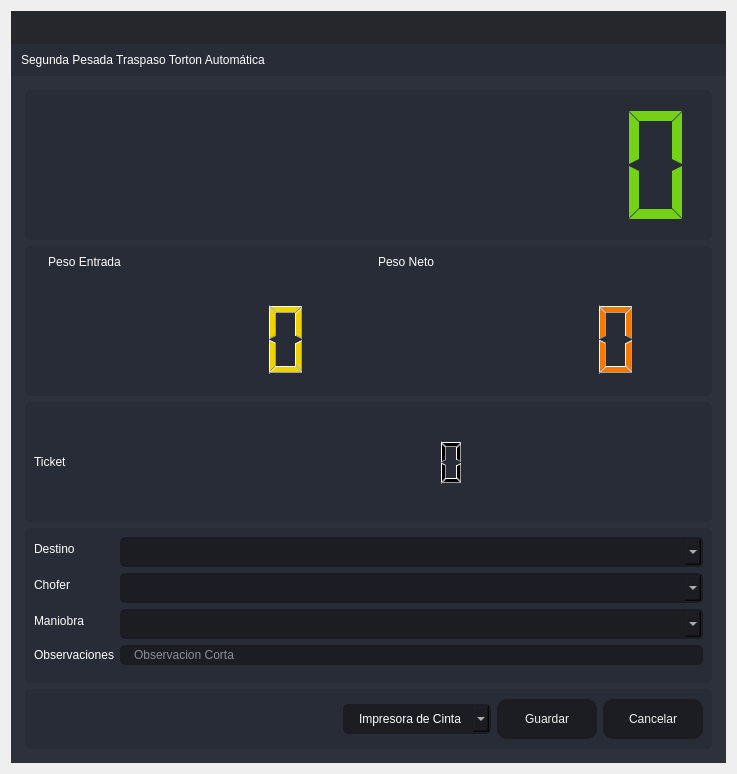
<?xml version="1.0" encoding="UTF-8"?>
<ui version="4.0">
 <class>SegundaPTA</class>
 <widget class="QDialog" name="SegundaPTA">
  <property name="windowModality">
   <enum>Qt::ApplicationModal</enum>
  </property>
  <property name="geometry">
   <rect>
    <x>0</x>
    <y>0</y>
    <width>737</width>
    <height>774</height>
   </rect>
  </property>
  <property name="minimumSize">
   <size>
    <width>737</width>
    <height>774</height>
   </size>
  </property>
  <property name="maximumSize">
   <size>
    <width>737</width>
    <height>774</height>
   </size>
  </property>
  <property name="windowTitle">
   <string>Segunda Pesada Traspaso Torton Automática</string>
  </property>
  <property name="windowIcon">
   <iconset resource="files.qrc">
    <normaloff>:/16x16/icons/16x16/logo.png</normaloff>:/16x16/icons/16x16/logo.png</iconset>
  </property>
  <layout class="QVBoxLayout" name="verticalLayout_6">
   <item>
    <widget class="QFrame" name="frame_main">
     <property name="styleSheet">
      <string notr="true">/* LINE EDIT */
QLineEdit {
	background-color: rgb(27, 29, 35);
	border-radius: 5px;
	border: 2px solid rgb(27, 29, 35);
	padding-left: 10px;
}
QLineEdit:hover {
	border: 2px solid rgb(64, 71, 88);
}
QLineEdit:focus {
	border: 2px solid rgb(91, 101, 124);
}

/* SCROLL BARS */
QScrollBar:horizontal {
    border: none;
    background: rgb(52, 59, 72);
    height: 14px;
    margin: 0px 21px 0 21px;
	border-radius: 0px;
}
QScrollBar::handle:horizontal {
    background: rgb(85, 170, 255);
    min-width: 25px;
	border-radius: 7px
}
QScrollBar::add-line:horizontal {
    border: none;
    background: rgb(55, 63, 77);
    width: 20px;
	border-top-right-radius: 7px;
    border-bottom-right-radius: 7px;
    subcontrol-position: right;
    subcontrol-origin: margin;
}
QScrollBar::sub-line:horizontal {
    border: none;
    background: rgb(55, 63, 77);
    width: 20px;
	border-top-left-radius: 7px;
    border-bottom-left-radius: 7px;
    subcontrol-position: left;
    subcontrol-origin: margin;
}
QScrollBar::up-arrow:horizontal, QScrollBar::down-arrow:horizontal
{
     background: none;
}
QScrollBar::add-page:horizontal, QScrollBar::sub-page:horizontal
{
     background: none;
}
 QScrollBar:vertical {
	border: none;
    background: rgb(52, 59, 72);
    width: 14px;
    margin: 21px 0 21px 0;
	border-radius: 0px;
 }
 QScrollBar::handle:vertical {	
	background: rgb(85, 170, 255);
    min-height: 25px;
	border-radius: 7px
 }
 QScrollBar::add-line:vertical {
     border: none;
    background: rgb(55, 63, 77);
     height: 20px;
	border-bottom-left-radius: 7px;
    border-bottom-right-radius: 7px;
     subcontrol-position: bottom;
     subcontrol-origin: margin;
 }
 QScrollBar::sub-line:vertical {
	border: none;
    background: rgb(55, 63, 77);
     height: 20px;
	border-top-left-radius: 7px;
    border-top-right-radius: 7px;
     subcontrol-position: top;
     subcontrol-origin: margin;
 }
 QScrollBar::up-arrow:vertical, QScrollBar::down-arrow:vertical {
     background: none;
 }

 QScrollBar::add-page:vertical, QScrollBar::sub-page:vertical {
     background: none;
 }

/* CHECKBOX */
QCheckBox::indicator {
    border: 3px solid rgb(52, 59, 72);
	width: 15px;
	height: 15px;
	border-radius: 10px;
    background: rgb(44, 49, 60);
}
QCheckBox::indicator:hover {
    border: 3px solid rgb(58, 66, 81);
}
QCheckBox::indicator:checked {
    background: 3px solid rgb(52, 59, 72);
	border: 3px solid rgb(52, 59, 72);	
	background-image: url(:/16x16/icons/16x16/cil-check-alt.png);
}

/* RADIO BUTTON */
QRadioButton::indicator {
    border: 3px solid rgb(52, 59, 72);
	width: 15px;
	height: 15px;
	border-radius: 10px;
    background: rgb(44, 49, 60);
}
QRadioButton::indicator:hover {
    border: 3px solid rgb(58, 66, 81);
}
QRadioButton::indicator:checked {
    background: 3px solid rgb(94, 106, 130);
	border: 3px solid rgb(52, 59, 72);	
}

/* COMBOBOX */
QComboBox{
	background-color: rgb(27, 29, 35);
	border-radius: 5px;
	border: 2px solid rgb(27, 29, 35);
	padding: 5px;
	padding-left: 10px;
}
QComboBox:hover{
	border: 2px solid rgb(64, 71, 88);
}
QComboBox::drop-down {
	subcontrol-origin: padding;
	subcontrol-position: top right;
	width: 25px; 
	border-left-width: 3px;
	border-left-color: rgba(39, 44, 54, 150);
	border-left-style: solid;
	border-top-right-radius: 3px;
	border-bottom-right-radius: 3px;	
	background-image: url(:/16x16/icons/16x16/cil-arrow-bottom.png);
	background-position: center;
	background-repeat: no-reperat;
 }
QComboBox QAbstractItemView {
	color: rgb(85, 170, 255);	
	background-color: rgb(27, 29, 35);
	padding: 10px;
	selection-background-color: rgb(39, 44, 54);
}

/* SLIDERS */
QSlider::groove:horizontal {
    border-radius: 9px;
    height: 18px;
	margin: 0px;
	background-color: rgb(52, 59, 72);
}
QSlider::groove:horizontal:hover {
	background-color: rgb(55, 62, 76);
}
QSlider::handle:horizontal {
    background-color: rgb(85, 170, 255);
    border: none;
    height: 18px;
    width: 18px;
    margin: 0px;
	border-radius: 9px;
}
QSlider::handle:horizontal:hover {
    background-color: rgb(105, 180, 255);
}
QSlider::handle:horizontal:pressed {
    background-color: rgb(65, 130, 195);
}

QSlider::groove:vertical {
    border-radius: 9px;
    width: 18px;
    margin: 0px;
	background-color: rgb(52, 59, 72);
}
QSlider::groove:vertical:hover {
	background-color: rgb(55, 62, 76);
}
QSlider::handle:vertical {
    background-color: rgb(85, 170, 255);
	border: none;
    height: 18px;
    width: 18px;
    margin: 0px;
	border-radius: 9px;
}
QSlider::handle:vertical:hover {
    background-color: rgb(105, 180, 255);
}
QSlider::handle:vertical:pressed {
    background-color: rgb(65, 130, 195);
}

</string>
     </property>
     <property name="frameShape">
      <enum>QFrame::NoFrame</enum>
     </property>
     <property name="frameShadow">
      <enum>QFrame::Raised</enum>
     </property>
     <layout class="QVBoxLayout" name="verticalLayout">
      <property name="spacing">
       <number>0</number>
      </property>
      <property name="leftMargin">
       <number>0</number>
      </property>
      <property name="topMargin">
       <number>0</number>
      </property>
      <property name="rightMargin">
       <number>0</number>
      </property>
      <property name="bottomMargin">
       <number>0</number>
      </property>
      <item>
       <widget class="QFrame" name="frame_top">
        <property name="minimumSize">
         <size>
          <width>0</width>
          <height>65</height>
         </size>
        </property>
        <property name="maximumSize">
         <size>
          <width>16777215</width>
          <height>65</height>
         </size>
        </property>
        <property name="styleSheet">
         <string notr="true">background-color: transparent;</string>
        </property>
        <property name="frameShape">
         <enum>QFrame::NoFrame</enum>
        </property>
        <property name="frameShadow">
         <enum>QFrame::Raised</enum>
        </property>
        <layout class="QHBoxLayout" name="horizontalLayout_3">
         <property name="spacing">
          <number>0</number>
         </property>
         <property name="leftMargin">
          <number>0</number>
         </property>
         <property name="topMargin">
          <number>0</number>
         </property>
         <property name="rightMargin">
          <number>0</number>
         </property>
         <property name="bottomMargin">
          <number>0</number>
         </property>
         <item>
          <widget class="QFrame" name="frame_toggle">
           <property name="maximumSize">
            <size>
             <width>70</width>
             <height>16777215</height>
            </size>
           </property>
           <property name="styleSheet">
            <string notr="true">background-color: rgb(27, 29, 35);</string>
           </property>
           <property name="frameShape">
            <enum>QFrame::NoFrame</enum>
           </property>
           <property name="frameShadow">
            <enum>QFrame::Raised</enum>
           </property>
           <layout class="QVBoxLayout" name="verticalLayout_3">
            <property name="spacing">
             <number>0</number>
            </property>
            <property name="leftMargin">
             <number>0</number>
            </property>
            <property name="topMargin">
             <number>0</number>
            </property>
            <property name="rightMargin">
             <number>0</number>
            </property>
            <property name="bottomMargin">
             <number>0</number>
            </property>
           </layout>
          </widget>
         </item>
         <item>
          <widget class="QFrame" name="frame_top_right">
           <property name="styleSheet">
            <string notr="true">background: transparent;</string>
           </property>
           <property name="frameShape">
            <enum>QFrame::NoFrame</enum>
           </property>
           <property name="frameShadow">
            <enum>QFrame::Raised</enum>
           </property>
           <layout class="QVBoxLayout" name="verticalLayout_2">
            <property name="spacing">
             <number>0</number>
            </property>
            <property name="leftMargin">
             <number>0</number>
            </property>
            <property name="topMargin">
             <number>0</number>
            </property>
            <property name="rightMargin">
             <number>0</number>
            </property>
            <property name="bottomMargin">
             <number>0</number>
            </property>
            <item>
             <widget class="QFrame" name="frame_top_btns">
              <property name="maximumSize">
               <size>
                <width>16777215</width>
                <height>42</height>
               </size>
              </property>
              <property name="styleSheet">
               <string notr="true">background-color: rgba(27, 29, 35, 200)</string>
              </property>
              <property name="frameShape">
               <enum>QFrame::NoFrame</enum>
              </property>
              <property name="frameShadow">
               <enum>QFrame::Raised</enum>
              </property>
              <layout class="QHBoxLayout" name="horizontalLayout_4">
               <property name="spacing">
                <number>0</number>
               </property>
               <property name="leftMargin">
                <number>0</number>
               </property>
               <property name="topMargin">
                <number>0</number>
               </property>
               <property name="rightMargin">
                <number>0</number>
               </property>
               <property name="bottomMargin">
                <number>0</number>
               </property>
               <item>
                <widget class="QFrame" name="frame_label_top_btns">
                 <property name="sizePolicy">
                  <sizepolicy hsizetype="Expanding" vsizetype="Preferred">
                   <horstretch>0</horstretch>
                   <verstretch>0</verstretch>
                  </sizepolicy>
                 </property>
                 <property name="frameShape">
                  <enum>QFrame::NoFrame</enum>
                 </property>
                 <property name="frameShadow">
                  <enum>QFrame::Raised</enum>
                 </property>
                 <layout class="QHBoxLayout" name="horizontalLayout_10">
                  <property name="spacing">
                   <number>0</number>
                  </property>
                  <property name="leftMargin">
                   <number>5</number>
                  </property>
                  <property name="topMargin">
                   <number>0</number>
                  </property>
                  <property name="rightMargin">
                   <number>10</number>
                  </property>
                  <property name="bottomMargin">
                   <number>0</number>
                  </property>
                 </layout>
                </widget>
               </item>
               <item alignment="Qt::AlignRight">
                <widget class="QFrame" name="frame_btns_right">
                 <property name="sizePolicy">
                  <sizepolicy hsizetype="Expanding" vsizetype="Preferred">
                   <horstretch>0</horstretch>
                   <verstretch>0</verstretch>
                  </sizepolicy>
                 </property>
                 <property name="maximumSize">
                  <size>
                   <width>120</width>
                   <height>16777215</height>
                  </size>
                 </property>
                 <property name="frameShape">
                  <enum>QFrame::NoFrame</enum>
                 </property>
                 <property name="frameShadow">
                  <enum>QFrame::Raised</enum>
                 </property>
                 <layout class="QHBoxLayout" name="horizontalLayout_5">
                  <property name="spacing">
                   <number>0</number>
                  </property>
                  <property name="leftMargin">
                   <number>0</number>
                  </property>
                  <property name="topMargin">
                   <number>0</number>
                  </property>
                  <property name="rightMargin">
                   <number>0</number>
                  </property>
                  <property name="bottomMargin">
                   <number>0</number>
                  </property>
                 </layout>
                </widget>
               </item>
              </layout>
             </widget>
            </item>
            <item>
             <widget class="QFrame" name="frame_top_info">
              <property name="maximumSize">
               <size>
                <width>16777215</width>
                <height>65</height>
               </size>
              </property>
              <property name="styleSheet">
               <string notr="true">background-color: rgb(39, 44, 54);</string>
              </property>
              <property name="frameShape">
               <enum>QFrame::NoFrame</enum>
              </property>
              <property name="frameShadow">
               <enum>QFrame::Raised</enum>
              </property>
              <layout class="QHBoxLayout" name="horizontalLayout_8">
               <property name="spacing">
                <number>0</number>
               </property>
               <property name="leftMargin">
                <number>10</number>
               </property>
               <property name="topMargin">
                <number>0</number>
               </property>
               <property name="rightMargin">
                <number>10</number>
               </property>
               <property name="bottomMargin">
                <number>0</number>
               </property>
               <item>
                <widget class="QLabel" name="label">
                 <property name="styleSheet">
                  <string notr="true">font: 75 16pt &quot;MS Shell Dlg 2&quot;;
color: rgb(255, 255, 255);</string>
                 </property>
                 <property name="text">
                  <string>Segunda Pesada Traspaso Torton Automática</string>
                 </property>
                </widget>
               </item>
              </layout>
             </widget>
            </item>
           </layout>
          </widget>
         </item>
        </layout>
       </widget>
      </item>
      <item>
       <widget class="QFrame" name="frame_center">
        <property name="sizePolicy">
         <sizepolicy hsizetype="Expanding" vsizetype="Expanding">
          <horstretch>0</horstretch>
          <verstretch>0</verstretch>
         </sizepolicy>
        </property>
        <property name="styleSheet">
         <string notr="true">background-color: rgb(40, 44, 52);</string>
        </property>
        <property name="frameShape">
         <enum>QFrame::NoFrame</enum>
        </property>
        <property name="frameShadow">
         <enum>QFrame::Raised</enum>
        </property>
        <layout class="QHBoxLayout" name="horizontalLayout_2">
         <property name="spacing">
          <number>0</number>
         </property>
         <property name="leftMargin">
          <number>0</number>
         </property>
         <property name="topMargin">
          <number>0</number>
         </property>
         <property name="rightMargin">
          <number>0</number>
         </property>
         <property name="bottomMargin">
          <number>0</number>
         </property>
         <item>
          <widget class="QFrame" name="frame_content_right">
           <property name="styleSheet">
            <string notr="true">background-color: rgb(44, 49, 60);</string>
           </property>
           <property name="frameShape">
            <enum>QFrame::NoFrame</enum>
           </property>
           <property name="frameShadow">
            <enum>QFrame::Raised</enum>
           </property>
           <layout class="QVBoxLayout" name="verticalLayout_4">
            <property name="spacing">
             <number>0</number>
            </property>
            <property name="leftMargin">
             <number>0</number>
            </property>
            <property name="topMargin">
             <number>0</number>
            </property>
            <property name="rightMargin">
             <number>0</number>
            </property>
            <property name="bottomMargin">
             <number>0</number>
            </property>
            <item>
             <widget class="QFrame" name="frame_content">
              <property name="frameShape">
               <enum>QFrame::NoFrame</enum>
              </property>
              <property name="frameShadow">
               <enum>QFrame::Raised</enum>
              </property>
              <layout class="QVBoxLayout" name="verticalLayout_9">
               <property name="spacing">
                <number>0</number>
               </property>
               <property name="leftMargin">
                <number>5</number>
               </property>
               <property name="topMargin">
                <number>5</number>
               </property>
               <property name="rightMargin">
                <number>5</number>
               </property>
               <property name="bottomMargin">
                <number>5</number>
               </property>
               <item>
                <widget class="QStackedWidget" name="stackedWidget">
                 <property name="styleSheet">
                  <string notr="true">background: transparent;</string>
                 </property>
                 <property name="currentIndex">
                  <number>0</number>
                 </property>
                 <widget class="QWidget" name="page_home">
                  <layout class="QVBoxLayout" name="verticalLayout_10">
                   <item>
                    <widget class="QFrame" name="frame_3">
                     <property name="minimumSize">
                      <size>
                       <width>0</width>
                       <height>150</height>
                      </size>
                     </property>
                     <property name="maximumSize">
                      <size>
                       <width>16777215</width>
                       <height>150</height>
                      </size>
                     </property>
                     <property name="styleSheet">
                      <string notr="true">background-color: rgb(39, 44, 54);
border-radius: 5px;</string>
                     </property>
                     <property name="frameShape">
                      <enum>QFrame::StyledPanel</enum>
                     </property>
                     <property name="frameShadow">
                      <enum>QFrame::Raised</enum>
                     </property>
                     <layout class="QVBoxLayout" name="verticalLayout_11">
                      <item>
                       <layout class="QVBoxLayout" name="verticalLayout_8">
                        <item>
                         <widget class="QLCDNumber" name="lcdNumber_7">
                          <property name="styleSheet">
                           <string notr="true">color:rgb(115, 210, 22)</string>
                          </property>
                          <property name="digitCount">
                           <number>10</number>
                          </property>
                          <property name="segmentStyle">
                           <enum>QLCDNumber::Flat</enum>
                          </property>
                         </widget>
                        </item>
                       </layout>
                      </item>
                     </layout>
                    </widget>
                   </item>
                   <item>
                    <widget class="QFrame" name="frame_4">
                     <property name="minimumSize">
                      <size>
                       <width>0</width>
                       <height>150</height>
                      </size>
                     </property>
                     <property name="maximumSize">
                      <size>
                       <width>16777215</width>
                       <height>150</height>
                      </size>
                     </property>
                     <property name="styleSheet">
                      <string notr="true">background-color: rgb(39, 44, 54);
border-radius: 5px;</string>
                     </property>
                     <property name="frameShape">
                      <enum>QFrame::StyledPanel</enum>
                     </property>
                     <property name="frameShadow">
                      <enum>QFrame::Raised</enum>
                     </property>
                     <layout class="QHBoxLayout" name="horizontalLayout_6">
                      <item>
                       <layout class="QFormLayout" name="formLayout_4">
                        <property name="sizeConstraint">
                         <enum>QLayout::SetDefaultConstraint</enum>
                        </property>
                        <property name="fieldGrowthPolicy">
                         <enum>QFormLayout::FieldsStayAtSizeHint</enum>
                        </property>
                        <property name="rowWrapPolicy">
                         <enum>QFormLayout::DontWrapRows</enum>
                        </property>
                        <property name="labelAlignment">
                         <set>Qt::AlignLeading|Qt::AlignLeft|Qt::AlignVCenter</set>
                        </property>
                        <property name="formAlignment">
                         <set>Qt::AlignHCenter|Qt::AlignTop</set>
                        </property>
                        <property name="horizontalSpacing">
                         <number>10</number>
                        </property>
                        <property name="verticalSpacing">
                         <number>30</number>
                        </property>
                        <property name="leftMargin">
                         <number>0</number>
                        </property>
                        <property name="rightMargin">
                         <number>0</number>
                        </property>
                        <item row="0" column="0">
                         <widget class="QLabel" name="label_3">
                          <property name="layoutDirection">
                           <enum>Qt::LeftToRight</enum>
                          </property>
                          <property name="styleSheet">
                           <string notr="true">color: rgb(255, 255, 255);
font: 75 12pt &quot;MS Shell Dlg 2&quot;;</string>
                          </property>
                          <property name="frameShape">
                           <enum>QFrame::NoFrame</enum>
                          </property>
                          <property name="text">
                           <string>Peso Entrada</string>
                          </property>
                          <property name="alignment">
                           <set>Qt::AlignCenter</set>
                          </property>
                         </widget>
                        </item>
                        <item row="0" column="1">
                         <widget class="QLabel" name="label_4">
                          <property name="styleSheet">
                           <string notr="true">color: rgb(255, 255, 255);
font: 75 12pt &quot;MS Shell Dlg 2&quot;;</string>
                          </property>
                          <property name="text">
                           <string>Peso Neto</string>
                          </property>
                          <property name="alignment">
                           <set>Qt::AlignCenter</set>
                          </property>
                         </widget>
                        </item>
                        <item row="1" column="0">
                         <widget class="QLCDNumber" name="lcdNumber_3">
                          <property name="minimumSize">
                           <size>
                            <width>320</width>
                            <height>80</height>
                           </size>
                          </property>
                          <property name="maximumSize">
                           <size>
                            <width>16777215</width>
                            <height>80</height>
                           </size>
                          </property>
                          <property name="styleSheet">
                           <string notr="true">color:rgb(237, 212, 0)</string>
                          </property>
                         </widget>
                        </item>
                        <item row="1" column="1">
                         <widget class="QLCDNumber" name="lcdNumber_1">
                          <property name="minimumSize">
                           <size>
                            <width>320</width>
                            <height>80</height>
                           </size>
                          </property>
                          <property name="maximumSize">
                           <size>
                            <width>320</width>
                            <height>80</height>
                           </size>
                          </property>
                          <property name="styleSheet">
                           <string notr="true">color: rgb(245, 121, 0)</string>
                          </property>
                         </widget>
                        </item>
                       </layout>
                      </item>
                     </layout>
                    </widget>
                   </item>
                   <item>
                    <widget class="QFrame" name="frame_5">
                     <property name="minimumSize">
                      <size>
                       <width>0</width>
                       <height>100</height>
                      </size>
                     </property>
                     <property name="styleSheet">
                      <string notr="true">background-color: rgb(39, 44, 54);
border-radius: 5px;</string>
                     </property>
                     <property name="frameShape">
                      <enum>QFrame::StyledPanel</enum>
                     </property>
                     <property name="frameShadow">
                      <enum>QFrame::Raised</enum>
                     </property>
                     <layout class="QHBoxLayout" name="horizontalLayout_7">
                      <item>
                       <layout class="QHBoxLayout" name="horizontalLayout">
                        <item>
                         <widget class="QLabel" name="label_5">
                          <property name="styleSheet">
                           <string notr="true">color: rgb(255, 255, 255);
font: 75 12pt &quot;MS Shell Dlg 2&quot;;</string>
                          </property>
                          <property name="text">
                           <string>Ticket</string>
                          </property>
                         </widget>
                        </item>
                        <item>
                         <widget class="QLCDNumber" name="lcdNumber_9">
                          <property name="minimumSize">
                           <size>
                            <width>600</width>
                            <height>50</height>
                           </size>
                          </property>
                          <property name="maximumSize">
                           <size>
                            <width>600</width>
                            <height>50</height>
                           </size>
                          </property>
                          <property name="layoutDirection">
                           <enum>Qt::RightToLeft</enum>
                          </property>
                          <property name="autoFillBackground">
                           <bool>false</bool>
                          </property>
                         </widget>
                        </item>
                       </layout>
                      </item>
                     </layout>
                    </widget>
                   </item>
                   <item>
                    <widget class="QFrame" name="frame">
                     <property name="styleSheet">
                      <string notr="true">background-color: rgb(39, 44, 54);
border-radius: 5px;</string>
                     </property>
                     <property name="frameShape">
                      <enum>QFrame::StyledPanel</enum>
                     </property>
                     <property name="frameShadow">
                      <enum>QFrame::Raised</enum>
                     </property>
                     <layout class="QVBoxLayout" name="verticalLayout_5">
                      <item>
                       <layout class="QVBoxLayout" name="verticalLayout_12">
                        <item>
                         <layout class="QFormLayout" name="formLayout">
                          <item row="1" column="0">
                           <widget class="QLabel" name="label_2">
                            <property name="styleSheet">
                             <string notr="true">color: rgb(255, 255, 255);
font: 75 12pt &quot;MS Shell Dlg 2&quot;;</string>
                            </property>
                            <property name="text">
                             <string>Destino</string>
                            </property>
                           </widget>
                          </item>
                          <item row="1" column="1">
                           <widget class="QComboBox" name="comboBox_destino">
                            <property name="styleSheet">
                             <string notr="true">QComboBox{
	background-color: rgb(27, 29, 35);
	border-radius: 5px;
	border: 2px solid rgb(27, 29, 35);
	padding: 5px;
	padding-left: 14px;
	color: rgb(255, 255, 255);
    font: 75 12pt &quot;MS Shell Dlg 2&quot;;
}
QComboBox:hover{
	border: 2px solid rgb(64, 71, 88);
}
QComboBox QAbstractItemView {
	color: rgb(85, 170, 255);	
	background-color: rgb(27, 29, 35);
	padding: 10px;
	selection-background-color: rgb(39, 44, 54);
}</string>
                            </property>
                           </widget>
                          </item>
                          <item row="2" column="0">
                           <widget class="QLabel" name="label_6">
                            <property name="styleSheet">
                             <string notr="true">color: rgb(255, 255, 255);
font: 75 12pt &quot;MS Shell Dlg 2&quot;;</string>
                            </property>
                            <property name="text">
                             <string>Chofer</string>
                            </property>
                           </widget>
                          </item>
                          <item row="2" column="1">
                           <widget class="QComboBox" name="comboBox_operador">
                            <property name="styleSheet">
                             <string notr="true">QComboBox{
	background-color: rgb(27, 29, 35);
	border-radius: 5px;
	border: 2px solid rgb(27, 29, 35);
	padding: 5px;
	padding-left: 14px;
	color: rgb(255, 255, 255);
    font: 75 12pt &quot;MS Shell Dlg 2&quot;;
}
QComboBox:hover{
	border: 2px solid rgb(64, 71, 88);
}
QComboBox QAbstractItemView {
	color: rgb(85, 170, 255);	
	background-color: rgb(27, 29, 35);
	padding: 10px;
	selection-background-color: rgb(39, 44, 54);
}</string>
                            </property>
                           </widget>
                          </item>
                          <item row="4" column="0">
                           <widget class="QLabel" name="label_7">
                            <property name="styleSheet">
                             <string notr="true">color: rgb(255, 255, 255);
font: 75 12pt &quot;MS Shell Dlg 2&quot;;</string>
                            </property>
                            <property name="text">
                             <string>Observaciones</string>
                            </property>
                           </widget>
                          </item>
                          <item row="5" column="0">
                           <widget class="Line" name="line">
                            <property name="orientation">
                             <enum>Qt::Horizontal</enum>
                            </property>
                           </widget>
                          </item>
                          <item row="3" column="0">
                           <widget class="QLabel" name="label_8">
                            <property name="styleSheet">
                             <string notr="true">color: rgb(255, 255, 255);
font: 75 12pt &quot;MS Shell Dlg 2&quot;;</string>
                            </property>
                            <property name="text">
                             <string>Maniobra</string>
                            </property>
                           </widget>
                          </item>
                          <item row="3" column="1">
                           <widget class="QComboBox" name="comboBox_maniobra">
                            <property name="styleSheet">
                             <string notr="true">QComboBox{
	background-color: rgb(27, 29, 35);
	border-radius: 5px;
	border: 2px solid rgb(27, 29, 35);
	padding: 5px;
	padding-left: 14px;
	color: rgb(255, 255, 255);
    font: 75 12pt &quot;MS Shell Dlg 2&quot;;
}
QComboBox:hover{
	border: 2px solid rgb(64, 71, 88);
}
QComboBox QAbstractItemView {
	color: rgb(85, 170, 255);	
	background-color: rgb(27, 29, 35);
	padding: 10px;
	selection-background-color: rgb(39, 44, 54);
}</string>
                            </property>
                           </widget>
                          </item>
                          <item row="4" column="1">
                           <widget class="QLineEdit" name="observaciones">
                            <property name="styleSheet">
                             <string notr="true">QLineEdit {
	background-color: rgb(27, 29, 35);
	border-radius: 5px;
	border: 2px solid rgb(27, 29, 35);
	padding-left: 10px;
	font: 75 12pt &quot;MS Shell Dlg 2&quot;;
	color: rgb(255, 255, 255);
}
QLineEdit:hover {
	border: 2px solid rgb(64, 71, 88);
}
QLineEdit:focus {
	border: 2px solid rgb(91, 101, 124);
}</string>
                            </property>
                            <property name="maxLength">
                             <number>125</number>
                            </property>
                            <property name="placeholderText">
                             <string>Observacion Corta</string>
                            </property>
                           </widget>
                          </item>
                         </layout>
                        </item>
                       </layout>
                      </item>
                     </layout>
                    </widget>
                   </item>
                   <item>
                    <widget class="QFrame" name="frame_2">
                     <property name="minimumSize">
                      <size>
                       <width>0</width>
                       <height>60</height>
                      </size>
                     </property>
                     <property name="maximumSize">
                      <size>
                       <width>16777215</width>
                       <height>60</height>
                      </size>
                     </property>
                     <property name="styleSheet">
                      <string notr="true">background-color: rgb(39, 44, 54);
border-radius: 5px;</string>
                     </property>
                     <property name="frameShape">
                      <enum>QFrame::StyledPanel</enum>
                     </property>
                     <property name="frameShadow">
                      <enum>QFrame::Raised</enum>
                     </property>
                     <layout class="QHBoxLayout" name="horizontalLayout_9">
                      <item>
                       <layout class="QGridLayout" name="gridLayout">
                        <item row="0" column="3">
                         <widget class="QPushButton" name="btnr">
                          <property name="minimumSize">
                           <size>
                            <width>100</width>
                            <height>40</height>
                           </size>
                          </property>
                          <property name="styleSheet">
                           <string notr="true">QPushButton {
	border-color: rgb(27, 29, 35);
	font: 75 10pt &quot;MS Shell Dlg 2&quot;;
	color: rgb(240, 240, 240);
	background-color: rgb(27, 29, 35);
	border: 0px solid;
	border-radius: 10px;	
}
QPushButton:hover {
	background-color:rgb(44, 49, 60);
	border-color: rgb(27, 29, 35);
	border: 2px solid;
}</string>
                          </property>
                          <property name="text">
                           <string>Cancelar</string>
                          </property>
                         </widget>
                        </item>
                        <item row="0" column="2">
                         <widget class="QPushButton" name="btn_guardar">
                          <property name="minimumSize">
                           <size>
                            <width>100</width>
                            <height>40</height>
                           </size>
                          </property>
                          <property name="styleSheet">
                           <string notr="true">QPushButton {
	border-color: rgb(27, 29, 35);
	font: 75 10pt &quot;MS Shell Dlg 2&quot;;
	color: rgb(240, 240, 240);
	background-color: rgb(27, 29, 35);
	border: 0px solid;
	border-radius: 10px;	
}
QPushButton:hover {
	background-color:rgb(44, 49, 60);
	border-color: rgb(27, 29, 35);
	border: 2px solid;
}</string>
                          </property>
                          <property name="text">
                           <string>Guardar</string>
                          </property>
                         </widget>
                        </item>
                        <item row="0" column="0">
                         <spacer name="horizontalSpacer">
                          <property name="orientation">
                           <enum>Qt::Horizontal</enum>
                          </property>
                          <property name="sizeHint" stdset="0">
                           <size>
                            <width>40</width>
                            <height>20</height>
                           </size>
                          </property>
                         </spacer>
                        </item>
                        <item row="0" column="1">
                         <widget class="QComboBox" name="comboBox_impresora">
                          <property name="styleSheet">
                           <string notr="true">QComboBox{
	background-color: rgb(27, 29, 35);
	border-radius: 5px;
	border: 2px solid rgb(27, 29, 35);
	padding: 5px;
	padding-left: 14px;
	color: rgb(255, 255, 255);
    font: 75 12pt &quot;MS Shell Dlg 2&quot;;
}
QComboBox:hover{
	border: 2px solid rgb(64, 71, 88);
}
QComboBox QAbstractItemView {
	color: rgb(85, 170, 255);	
	background-color: rgb(27, 29, 35);
	padding: 10px;
	selection-background-color: rgb(39, 44, 54);
}</string>
                          </property>
                          <item>
                           <property name="text">
                            <string>Impresora de Cinta</string>
                           </property>
                          </item>
                          <item>
                           <property name="text">
                            <string>Impresora Windows</string>
                           </property>
                          </item>
                         </widget>
                        </item>
                       </layout>
                      </item>
                     </layout>
                    </widget>
                   </item>
                  </layout>
                 </widget>
                </widget>
               </item>
              </layout>
             </widget>
            </item>
           </layout>
          </widget>
         </item>
        </layout>
       </widget>
      </item>
     </layout>
    </widget>
   </item>
  </layout>
 </widget>
 <resources>
  <include location="files.qrc"/>
 </resources>
 <connections/>
</ui>
